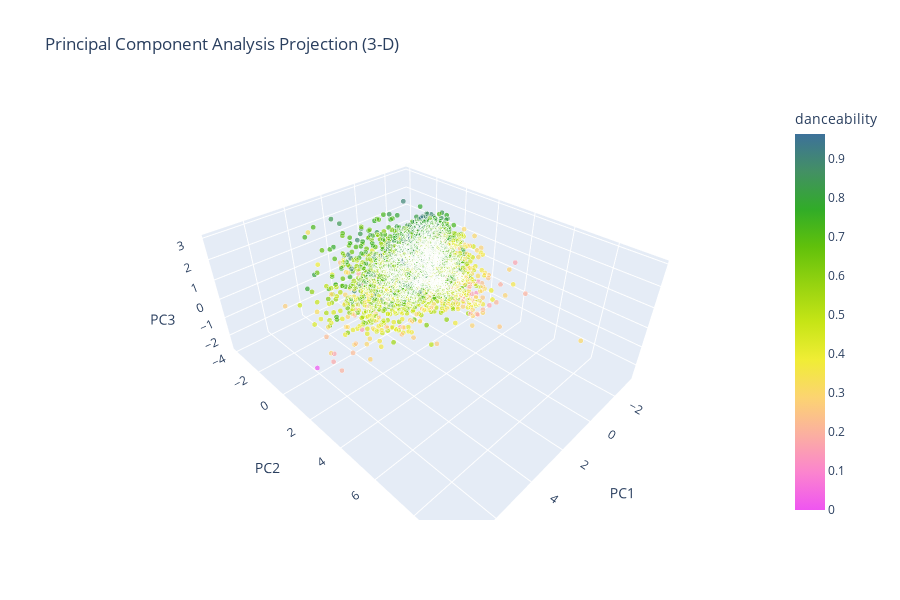

The notebook cell this image was saved under:
### Code cell
# Plot the PCA
px.scatter_3d(df_pca_fix, 
                    x='PC1',
                    y='PC2',
                    z='PC3',
                    title='Principal Component Analysis Projection (3-D)',
                    color='danceability', 
                    size=np.ones(len(df_pca_fix)), 
                    size_max=5,
                    height=600,
                    hover_name='title',
                    hover_data=['main_artist'],
                    color_continuous_scale=px.colors.cyclical.mygbm[:-6])

### Figure 1 — Plotly figure (JSON) as saved in the notebook; plotly's stock layout.template omitted (floating-point values rounded to 4 significant figures; data arrays with more than 128 entries replaced by an {"elided": "..."} marker saying what was removed)
{"data": [{"customdata": {"elided": "2645x1 str values"}, "hovertemplate": "<b>%{hovertext}</b><br><br>PC1=%{x}<br>PC2=%{y}<br>PC3=%{z}<br>size=%{marker.size}<br>main_artist=%{customdata[0]}<br>danceability=%{marker.color}<extra></extra>", "hovertext": {"elided": "2645 str values"}, "legendgroup": "", "marker": {"color": {"elided": "2645 float values"}, "coloraxis": "coloraxis", "size": {"elided": "2645 int values"}, "sizemode": "area", "sizeref": 0.04, "symbol": "circle"}, "mode": "markers", "name": "", "scene": "scene", "showlegend": false, "type": "scatter3d", "x": {"elided": "2645 float values"}, "y": {"elided": "2645 float values"}, "z": {"elided": "2645 float values"}}], "layout": {"coloraxis": {"colorbar": {"title": {"text": "danceability"}}, "colorscale": [[0, "#ef55f1"], [0.1, "#fb84ce"], [0.2, "#fbafa1"], [0.3, "#fcd471"], [0.4, "#f0ed35"], [0.5, "#c6e516"], [0.6, "#96d310"], [0.7, "#61c10b"], [0.8, "#31ac28"], [0.9, "#439064"], [1, "#3d719a"]]}, "height": 600, "legend": {"itemsizing": "constant", "tracegroupgap": 0}, "scene": {"domain": {"x": [0, 1], "y": [0, 1]}, "xaxis": {"title": {"text": "PC1"}}, "yaxis": {"title": {"text": "PC2"}}, "zaxis": {"title": {"text": "PC3"}}}, "title": {"text": "Principal Component Analysis Projection (3-D)"}}}
